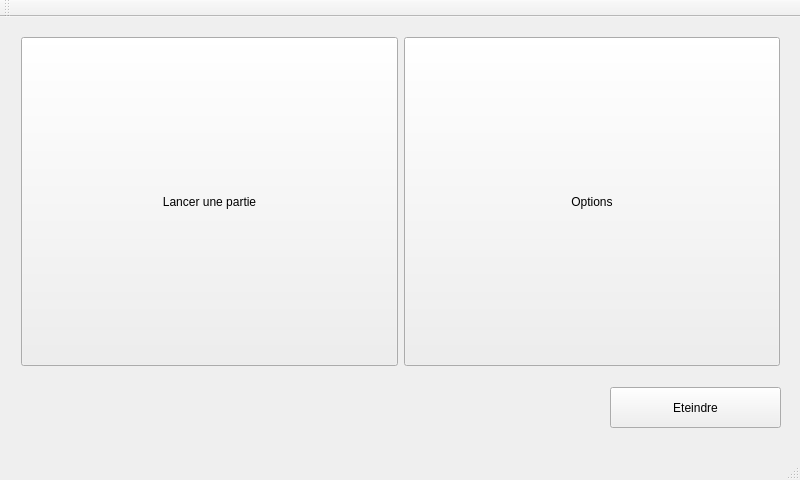
<?xml version="1.0" encoding="UTF-8"?>
<ui version="4.0">
 <class>W_MainWindow</class>
 <widget class="QMainWindow" name="W_MainWindow">
  <property name="geometry">
   <rect>
    <x>0</x>
    <y>0</y>
    <width>800</width>
    <height>480</height>
   </rect>
  </property>
  <property name="minimumSize">
   <size>
    <width>800</width>
    <height>480</height>
   </size>
  </property>
  <property name="maximumSize">
   <size>
    <width>800</width>
    <height>480</height>
   </size>
  </property>
  <property name="windowTitle">
   <string>W_MainWindow</string>
  </property>
  <widget class="QWidget" name="centralWidget">
   <widget class="QWidget" name="gridLayoutWidget">
    <property name="geometry">
     <rect>
      <x>10</x>
      <y>9</y>
      <width>781</width>
      <height>351</height>
     </rect>
    </property>
    <layout class="QGridLayout" name="gridLayout">
     <item row="0" column="0">
      <widget class="QPushButton" name="pbLancerPartie">
       <property name="sizePolicy">
        <sizepolicy hsizetype="Expanding" vsizetype="Expanding">
         <horstretch>0</horstretch>
         <verstretch>0</verstretch>
        </sizepolicy>
       </property>
       <property name="text">
        <string>Lancer une partie</string>
       </property>
      </widget>
     </item>
     <item row="0" column="1">
      <widget class="QPushButton" name="pbOptions">
       <property name="sizePolicy">
        <sizepolicy hsizetype="Expanding" vsizetype="Expanding">
         <horstretch>0</horstretch>
         <verstretch>0</verstretch>
        </sizepolicy>
       </property>
       <property name="text">
        <string>Options</string>
       </property>
      </widget>
     </item>
    </layout>
   </widget>
   <widget class="QPushButton" name="pbEteindre">
    <property name="geometry">
     <rect>
      <x>610</x>
      <y>370</y>
      <width>171</width>
      <height>41</height>
     </rect>
    </property>
    <property name="text">
     <string>Eteindre</string>
    </property>
   </widget>
  </widget>
  <widget class="QMenuBar" name="menuBar">
   <property name="geometry">
    <rect>
     <x>0</x>
     <y>0</y>
     <width>800</width>
     <height>25</height>
    </rect>
   </property>
  </widget>
  <widget class="QToolBar" name="mainToolBar">
   <attribute name="toolBarArea">
    <enum>TopToolBarArea</enum>
   </attribute>
   <attribute name="toolBarBreak">
    <bool>false</bool>
   </attribute>
  </widget>
  <widget class="QStatusBar" name="statusBar"/>
 </widget>
 <layoutdefault spacing="6" margin="11"/>
 <resources/>
 <connections/>
</ui>
